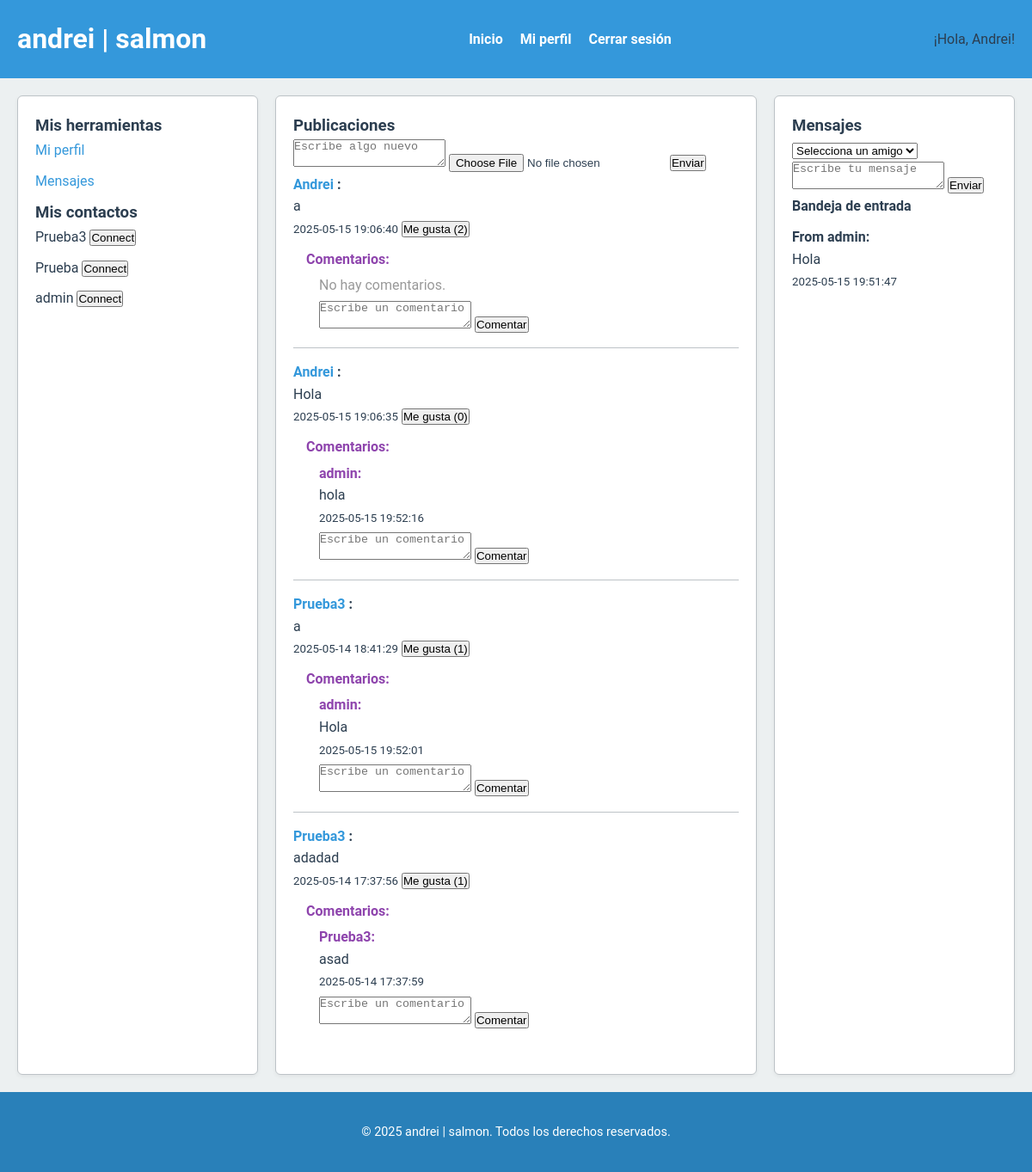
Before: /index.php (signed in) with the older database file.
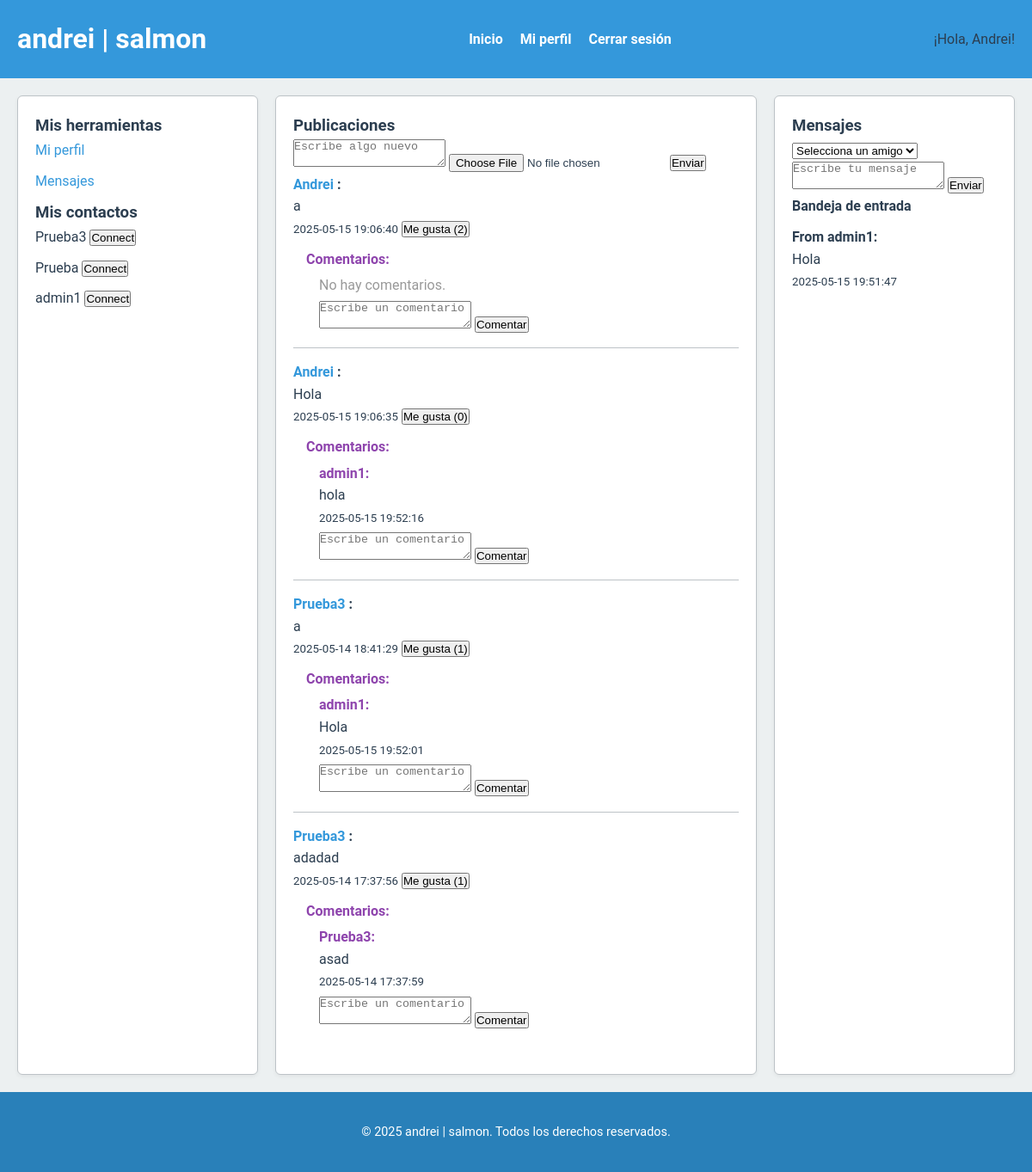
After: the same page with the newer database file.
### tables this page shows
CREATE TABLE users (
            id INTEGER PRIMARY KEY AUTOINCREMENT,
            username TEXT UNIQUE NOT NULL,
            password TEXT NOT NULL
        );

CREATE TABLE comments (
            id INTEGER PRIMARY KEY AUTOINCREMENT,
            post_id INTEGER NOT NULL,
            user_id INTEGER NOT NULL,
            content TEXT NOT NULL,
            created_at DATETIME DEFAULT CURRENT_TIMESTAMP,
            FOREIGN KEY(post_id) REFERENCES posts(id),
            FOREIGN KEY(user_id) REFERENCES users(id)
        );

CREATE TABLE messages (
            id INTEGER PRIMARY KEY AUTOINCREMENT,
            sender_id INTEGER NOT NULL,
            recipient_id INTEGER NOT NULL,
            content TEXT NOT NULL,
            created_at DATETIME DEFAULT CURRENT_TIMESTAMP,
            FOREIGN KEY(sender_id) REFERENCES users(id),
            FOREIGN KEY(recipient_id) REFERENCES users(id)
        );

### src/Models/User.php (called while the page is built, shortened)
<?php
class User {
    private $db;
    public function __construct($db) {
        $this->db = $db;
    }
    public function findById($id) {
        $stmt = $this->db->prepare('SELECT * FROM users WHERE id = ?');
        $stmt->bindValue(1, $id, SQLITE3_INTEGER);
        $result = $stmt->execute();
        return $result->fetchArray(SQLITE3_ASSOC);
    }
    public function getAllExcept($excludeId) {
        $stmt = $this->db->prepare('SELECT * FROM users WHERE id != ?');
        $stmt->bindValue(1, $excludeId, SQLITE3_INTEGER);
        $result = $stmt->execute();
        $users = [];
        while ($row = $result->fetchArray(SQLITE3_ASSOC)) {
            $users[] = $row;
        }
        return $users;
    }
}
?>

### src/Helpers/Utils.php (called while the page is built, shortened)
<?php
function escape($string) {
    return htmlspecialchars($string, ENT_QUOTES, 'UTF-8');
}
?>

### src/Models/Post.php (called while the page is built, shortened)
<?php
class Post {
    private $db;
    public function __construct($db) {
        $this->db = $db;
    }
    public function getFeedPosts($userId) {
        $stmt = $this->db->prepare('
            SELECT
                posts.id AS post_id,
                posts.user_id AS post_user_id,
                posts.content,
                posts.image_path,
                posts.created_at,
                users.username,
                (SELECT COUNT(*) FROM likes WHERE likes.post_id = posts.id) AS like_count
            FROM posts
            JOIN users ON posts.user_id = users.id
            WHERE posts.user_id = ?
               OR posts.user_id IN (SELECT friend_id FROM connections WHERE user_id = ?)
            ORDER BY posts.created_at DESC
        ');
        $stmt->bindValue(1, $userId, SQLITE3_INTEGER);
        $stmt->bindValue(2, $userId, SQLITE3_INTEGER);
        $result = $stmt->execute();
        $posts = [];
        while ($row = $result->fetchArray(SQLITE3_ASSOC)) {
            $posts[] = $row;
        }
        return $posts;
    }
}
?>

### src/Models/Comment.php (called while the page is built, shortened)
<?php
class Comment {
    private $db;
    public function __construct($db) {
        $this->db = $db;
    }
    public function getCommentsByPostId($postId) {
        $stmt = $this->db->prepare('
            SELECT c.*, u.username
            FROM comments c
            JOIN users u ON c.user_id = u.id
            WHERE c.post_id = ?
            ORDER BY c.created_at ASC
        ');
        $stmt->bindValue(1, $postId, SQLITE3_INTEGER);
        $result = $stmt->execute();
        $comments = [];
        while ($row = $result->fetchArray(SQLITE3_ASSOC)) {
            $comments[] = $row;
        }
        return $comments;
    }
}
?>

### src/Models/Message.php (called while the page is built, shortened)
<?php
class Message {
    private $db;
    public function __construct($db) {
        $this->db = $db;
    }
    public function getInbox($userId) {
        $stmt = $this->db->prepare('
            SELECT m.*, u.username AS sender_username
            FROM messages m
            JOIN users u ON m.sender_id = u.id
            WHERE m.recipient_id = ?
            ORDER BY m.created_at DESC
        ');
        $stmt->bindValue(1, $userId, SQLITE3_INTEGER);
        $result = $stmt->execute();
        $messages = [];
        while ($row = $result->fetchArray(SQLITE3_ASSOC)) {
            $messages[] = $row;
        }
        return $messages;
    }
}
?>

### views/home.php (the view, shortened to what this page needs)
<?php
include_once __DIR__ . '/header.php';
if (!isset($db)) {
    $db = (new Database())->getConnection();
}
require_once __DIR__ . '/../src/Models/Post.php';
$postModel = new Post($db);
$posts = $postModel->getFeedPosts($_SESSION['user_id']);
require_once __DIR__ . '/../src/Models/Comment.php';
$commentModel = new Comment($db);
foreach ($posts as &$post) {
    $post['comments'] = $commentModel->getCommentsByPostId($post['post_id']);
}
$others = $userModel->getAllExcept($_SESSION['user_id']);
require_once __DIR__ . '/../src/Models/Message.php';
$messageModel = new Message($db);
$messages = $messageModel->getInbox($_SESSION['user_id']);
?>
<main>
    <div class="left pane">
        <h3>Mis herramientas</h3>
        <ul>
            <li><a href="?action=profile">Mi perfil</a></li>
            <li><a href="#messages">Mensajes</a></li>
        </ul>
        <h3>Mis contactos</h3>
        <ul>
            <?php foreach ($others as $other): ?>
                <li>
                    <?php echo escape($other['username']); ?>
                    <form method="post" style="display:inline;">
                        <button type="submit">Connect</button>
                    </form>
                </li>
            <?php endforeach; ?>
        </ul>
    </div>
    <div class="center pane">
        <h3>Publicaciones</h3>
        <form method="post" enctype="multipart/form-data">
            <textarea name="content" placeholder="Escribe algo nuevo" required></textarea>
            <input type="file" name="image" accept=".jpg,.jpeg,.png">
            <button type="submit">Enviar</button>
        </form>
        <?php foreach ($posts as $post): ?>
            <div class="post">
                <strong>
                    <a href="?action=profile&user_id=<?php echo $post['post_user_id']; ?>">
                        <?php echo escape($post['username']); ?>
                    </a>:
                </strong>
                <p><?php echo escape($post['content']); ?></p>
                <small><?php echo escape($post['created_at']); ?></small>
                <form method="post" style="display:inline;">
                    <button type="submit">Me gusta (<?php echo $post['like_count']; ?>)</button>
                </form>
                <div class="comments" style="margin-top:10px;">
                    <strong>Comentarios:</strong>
                    <?php if (!empty($post['comments'])): ?>
                        <?php foreach ($post['comments'] as $comment): ?>
                            <div style="margin: 5px 0 0 15px;">
                                <strong><?php echo escape($comment['username']); ?>:</strong>
                                <p style="margin:0;"><?php echo escape($comment['content']); ?></p>
                                <small><?php echo escape($comment['created_at']); ?></small>
                            </div>
                        <?php endforeach; ?>
                    <?php else: ?>
                        <p style="margin: 5px 0 0 15px; color:#999;">No hay comentarios.</p>
                    <?php endif; ?>
                    <form method="post" style="margin-top: 5px; margin-left:15px;">
                        <textarea name="comment_content" rows="2" placeholder="Escribe un comentario" required></textarea>
                        <button type="submit">Comentar</button>
                    </form>
                </div>
            </div>
        <?php endforeach; ?>
    </div>
    <div class="right pane" id="messages">
        <h3>Mensajes</h3>
        <form method="post">
            <select name="recipient_id" required>
                <option value="" disabled selected>Selecciona un amigo</option>
            </select>
            <textarea name="message_content" placeholder="Escribe tu mensaje" required></textarea>
            <button type="submit">Enviar</button>
        </form>
        <h4>Bandeja de entrada</h4>
        <?php foreach ($messages as $message): ?>
            <div class="message">
                <strong>From <?php echo escape($message['sender_username']); ?>:</strong>
                <p><?php echo escape($message['content']); ?></p>
                <small><?php echo escape($message['created_at']); ?></small>
            </div>
        <?php endforeach; ?>
    </div>
</main>
<?php
include_once __DIR__ . '/footer.php';
?>

### public/index.php (shortened to what this page needs)
<?php
require_once __DIR__ . '/../src/Helpers/Utils.php';
$dbConnection = (new Database())->getConnection();
$action = $_GET['action'] ?? ($_POST['action'] ?? '');
switch ($action) {
    default:
        if (isset($_SESSION['user_id'])) {
            require_once __DIR__ . '/../src/Models/User.php';
            $userModel = new User($dbConnection);
            $user = $userModel->findById($_SESSION['user_id']);
            require_once __DIR__ . '/../views/home.php';
        } else {
            header("Location: index.php?action=login");
            exit;
        }
        break;
}
?>

### views/header.php (shortened to what this page needs)
<!DOCTYPE html>
<html lang="es">
<head>
    <link rel="stylesheet" href="assets/css/styles.css">
</head>
<body>
<header>
    <div class="header-container">
        <h1>andrei | salmon</h1>
        <nav>
            <ul>
                <li><a href="index.php">Inicio</a></li>
                <li><a href="index.php?action=profile">Mi perfil</a></li>
                <li><a href="?action=logout">Cerrar sesión</a></li>
            </ul>
        </nav>
        <div class="user-info">
            <?php
            if (isset($user) && isset($user['username'])) {
                echo "¡Hola, " . escape($user['username']) . "!";
            } else {
                echo "¡Hola, Usuario!";
            }
            ?>
        </div>
    </div>
</header>

### views/footer.php (shortened to what this page needs)
<footer>
    <div class="container">
        <p>&copy; <?php echo date("Y"); ?> andrei | salmon. Todos los derechos reservados.</p>
    </div>
</footer>
</body>
</html>

### public/assets/css/styles.css (style rules this page uses)
* { margin: 0; padding: 0; box-sizing: border-box; }
:root { --primary-color: #3498db; --primary-dark: #2980b9; --accent-color: #8e44ad; --bg-color: #ecf0f1; --text-color: #2c3e50; --divider-color: #bdc3c7; --error-color: #e74c3c; --font-family: 'Roboto', sans-serif; }
body { font-family: var(--font-family); font-size: 16px; background-color: var(--bg-color); color: var(--text-color); line-height: 1.6; }
header { background-color: var(--primary-color); padding: 20px 0; }
.header-container { max-width: 1200px; margin: 0 auto; padding: 0 20px; display: flex; justify-content: space-between; align-items: center; }
header h1 { font-size: 2rem; color: #fff; }
header nav ul { list-style: none; display: flex; gap: 20px; }
header nav ul li a { color: #fff; text-decoration: none; font-weight: bold; transition: color 0.2s ease-in-out; }
footer { background-color: var(--primary-dark); padding: 15px 0; text-align: center; color: #fff; font-size: 0.9rem; }
.container { max-width: 1200px; margin: 0 auto; padding: 20px; }
form { width: 100%; }
main { max-width: 1200px; margin: 20px auto; display: grid; grid-template-columns: 1fr 2fr 1fr; gap: 20px; padding: 0 20px; }
.pane { background: #fff; border: 1px solid var(--divider-color); border-radius: 6px; padding: 20px; box-shadow: 0 2px 5px rgba(0, 0, 0, 0.05); }
.pane ul { list-style: none; padding-left: 0; }
.pane ul li { margin-bottom: 10px; }
.post { border-bottom: 1px solid var(--divider-color); padding-bottom: 15px; margin-bottom: 15px; }
.post:last-child { border-bottom: none; }
.comments { margin-top: 10px; padding-left: 15px; }
.comments div { margin-bottom: 10px; }
.comments strong { color: var(--accent-color); }
.message { border-bottom: 1px solid var(--divider-color); padding: 10px 0; }
.message:last-child { border-bottom: none; }
a { text-decoration: none; color: var(--primary-color); transition: color 0.2s; }

Changed rows visible on the page:
changed users: username "admin" → "admin1"
changed through a linked row, comments "hola": user.username "admin" → "admin1"
changed through a linked row, comments "Hola": user.username "admin" → "admin1"
changed through a linked row, messages "Hola": sender.username "admin" → "admin1"
